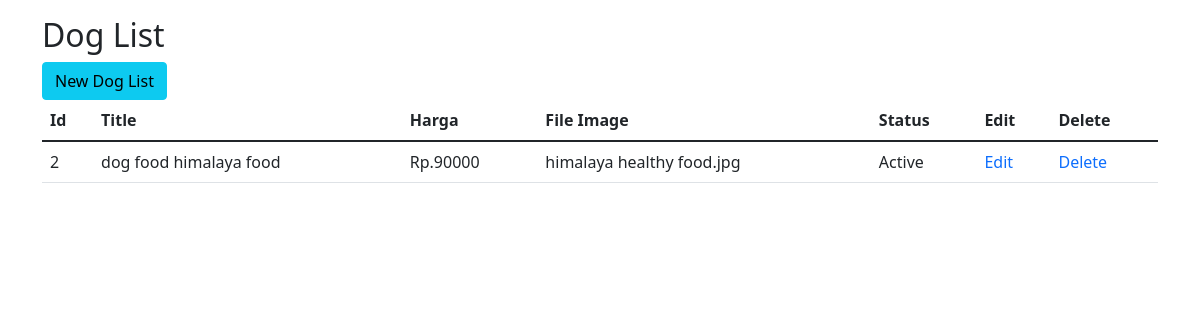
The app's page /dog_list.php with its own data.
### tables this page shows
CREATE TABLE `tb_dog` (
  `id` int(4) NOT NULL,
  `title` varchar(80) DEFAULT NULL,
  `harga` float DEFAULT NULL,
  `file_image` varchar(80) DEFAULT NULL,
  `file_video` varchar(80) DEFAULT NULL,
  `flag_active` tinyint(1) DEFAULT 1 COMMENT '1=Active |0= Not Active '
);

### dog_list.php (the view, shortened to what this page needs)
<!DOCTYPE html>
<html>
<head>
  <link href="https://cdn.jsdelivr.net/npm/bootstrap@5.1.3/dist/css/bootstrap.min.css" rel="stylesheet">
</head>
<body>
<?php
      require_once "connection.php";
 ?>
<div class="container mt-3">
  <h2>Dog List</h2>
  <a href="new_dog_list.php"><button type="button" class="btn btn-info"> New Dog List </button>  </a>
  <table class="table table-hover">
    <thead>
      <tr>
        <th>Id</th>
        <th>Title</th>
        <th>Harga</th>
		<th>File Image</th>
		<th>Status</th>
		<th>Edit</th>
		<th>Delete</th>
      </tr>
    </thead>
	<tbody>
	 <?php
	    $sSQL=" select * from tb_dog order by id ";
		$result = mysqli_query($conn,$sSQL);
		if (mysqli_num_rows($result)>0)
		{
		    while($row= mysqli_fetch_assoc($result))
			{
		           $id = $row['id'];
				   $harga= $row['harga'];
				   $file_image = $row['file_image'];
				   $flag_active = $row['flag_active'];
				   $title = $row['title'];
				   if ($flag_active=='1')
				       $status="Active";
				   else
				       $status= " Not Active";
		?>
			 <tr>
					<td><?php echo $id;?></td>
					<td><?php echo $title;?></td>
					<td>Rp.<?php echo $harga;?></td>
					<td><?php echo $file_image;?></td>
					<td><?php echo $status;?></td>
					<td><a href="edit_dog_list.php?id=<?php echo $id;?>" style="text-decoration:none">Edit</a></td>
					<td><a href="delete_dog.php?id=<?php echo $id;?>" style="text-decoration:none" onclick="return konfirmasi_hapus();">Delete</td>
      		</tr>
		<?php
			}
		}
	 ?>
   </tbody>
  </table>
</body>
</html>

### records on screen
tb_dog: id "2", title "dog food himalaya food", harga "90000", file_image "himalaya healthy food.jpg", flag_active "Active"
